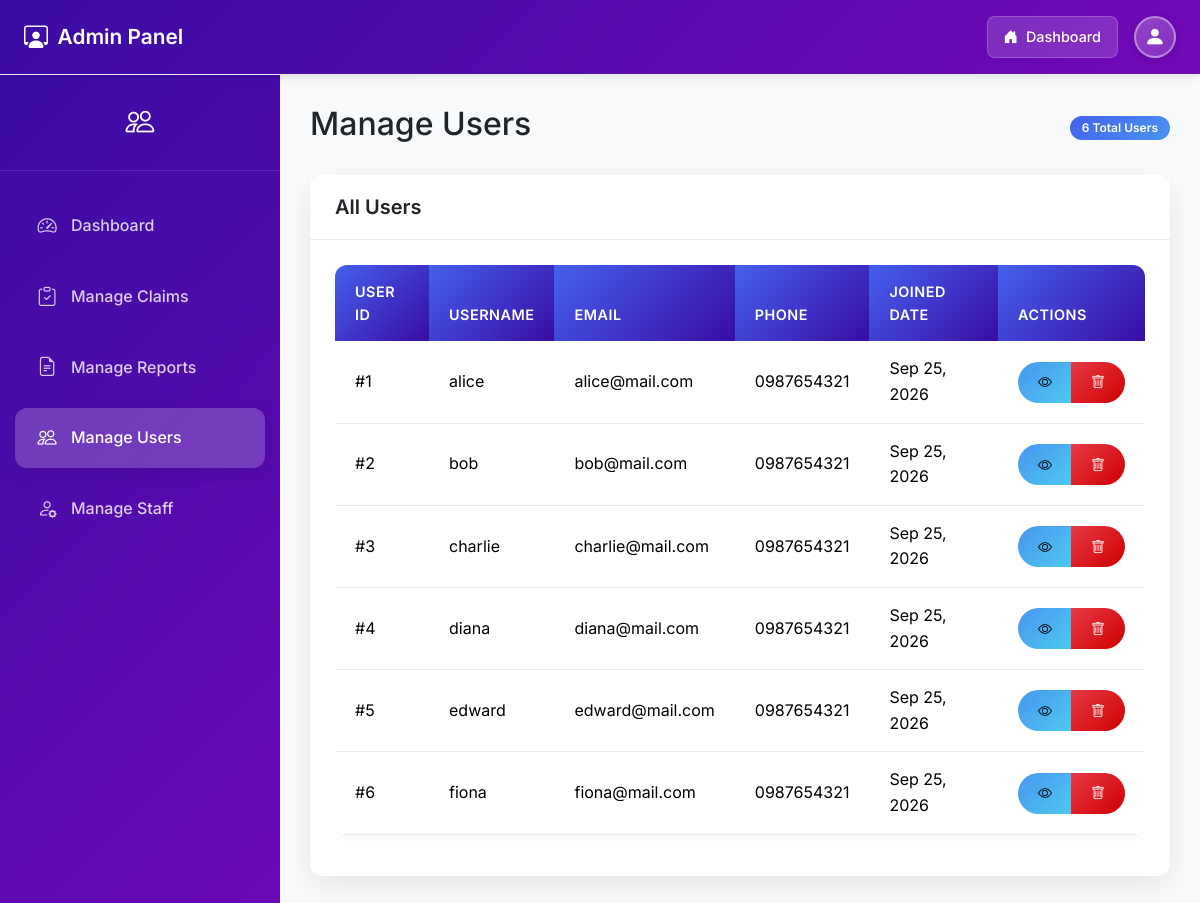
The app's page /pages/admin/admin_users.php with its own data.
### tables this page shows
CREATE TABLE User (
    user_id BIGINT AUTO_INCREMENT PRIMARY KEY,
    username VARCHAR(50) NOT NULL,
    password VARBINARY(255) NOT NULL,
    email VARCHAR(100) NOT NULL,
    phone VARBINARY(255),
    created_at DATETIME DEFAULT CURRENT_TIMESTAMP
);

### includes/functions.php (called while the page is built, shortened)
<?php
function decrypt_phone($encrypted) {
    $key = getenv('LF_ENCRYPT_KEY') ?: 'default_32_characters_long_key!';
    $iv = substr(hash('sha256', $key), 0, 16);
    $encrypted = base64_decode($encrypted);
    return openssl_decrypt($encrypted, 'AES-256-CBC', $key, 0, $iv);
}

### pages/admin/admin_users.php (the view, shortened to what this page needs)
<?php
require_once '../../config/adminconfig.php';
$users = $pdo->query("SELECT * FROM User ORDER BY created_at DESC")->fetchAll();
?>
<!DOCTYPE html>
<html lang="en">
<head>
    <link href="https://cdn.jsdelivr.net/npm/bootstrap@5.3.3/dist/css/bootstrap.min.css" rel="stylesheet">
    <link href="https://cdn.jsdelivr.net/npm/bootstrap-icons@1.11.3/font/bootstrap-icons.min.css" rel="stylesheet">
    <link rel="stylesheet" href="../../assets/admin-style.css">
</head>
<body>
    <?php include('includes/header.php'); ?>
    <div class="admin-container">
        <div class="admin-sidebar">
            <div class="admin-sidebar-header">
                <h4>
                    <i class="bi bi bi-people"></i>
                </h4>
            </div>
            <nav class="nav flex-column">
                <a class="nav-link" href="admin_dashboard.php">
                    <i class="bi bi-speedometer2"></i> Dashboard
                </a>
                <a class="nav-link" href="admin_claim.php">
                    <i class="bi bi-clipboard-check"></i> Manage Claims
                </a>
                <a class="nav-link" href="admin_report.php">
                    <i class="bi bi-file-earmark-text"></i> Manage Reports
                </a>
                <a class="nav-link active" href="admin_users.php">
                    <i class="bi bi-people"></i> Manage Users
                </a>
                <a class="nav-link" href="admin_staff.php">
                    <i class="bi bi-person-gear"></i> Manage Staff
                </a>
            </nav>
        </div>
        <div class="admin-main-content">
            <div class="admin-content">
                <div class="d-flex justify-content-between align-items-center mb-4">
                    <h2>Manage Users</h2>
                    <span class="badge bg-primary"><?php echo count($users); ?> Total Users</span>
                </div>
                <div class="admin-card">
                    <div class="card-header">
                        <h5 class="mb-0">All Users</h5>
                    </div>
                    <div class="card-body">
                        <?php if (count($users) > 0): ?>
                            <div class="table-responsive">
                                <table class="table table-hover">
                                    <thead>
                                        <tr>
                                            <th>User ID</th>
                                            <th>Username</th>
                                            <th>Email</th>
                                            <th>Phone</th>
                                            <th>Joined Date</th>
                                            <th>Actions</th>
                                        </tr>
                                    </thead>
                                    <tbody>
                                        <?php foreach ($users as $user): ?>
                                        <tr>
                                            <td>#<?php echo $user['user_id']; ?></td>
                                            <td><?php echo $user['username']; ?></td>
                                            <td><?php echo $user['email']; ?></td>
                                            <td>
                                                <?php
                                                    require_once '../../includes/functions.php';
                                                    $phone = '';
                                                    if (!empty($user['phone'])) {
                                                        try {
                                                            $phone = decrypt_phone($user['phone']);
                                                        } catch (Exception $e) {
                                                            $phone = 'N/A';
                                                        }
                                                    }
                                                    echo $phone ?: 'N/A';
                                                ?>
                                            </td>
                                            <td><?php echo date('M j, Y', strtotime($user['created_at'])); ?></td>
                                                <td>
                                                    <div class="btn-group btn-group-sm" role="group">
                                                        <a href="?view_user=<?php echo $user['user_id']; ?>"
                                                           class="btn btn-info"
                                                           data-bs-toggle="tooltip"
                                                           title="View User Details">
                                                            <i class="bi bi-eye"></i>
                                                        </a>
                                                        <a href="?delete_user=<?php echo $user['user_id']; ?>"
                                                           class="btn btn-danger"
                                                           data-bs-toggle="tooltip"
                                                           title="Delete User"
                                                           onclick="return confirm('Are you sure you want to delete this user?')">
                                                            <i class="bi bi-trash"></i>
                                                        </a>
                                                    </div>
                                                </td>
                                        </tr>
                                        <?php endforeach; ?>
                                    </tbody>
                                </table>
                            </div>
                        <?php endif; ?>
                    </div>
                </div>
            </div>
        </div>
    </div>
</body>
</html>

### assets/admin-style.css (style rules this page uses)
:root { --primary: #4361ee; --primary-light: #4895ef; --primary-dark: #3a0ca3; --secondary: #7209b7; --accent: #f72585; --success: #4cc9f0; --warning: #f8961e; --danger: #e63946; --light: #f8f9fa; --dark: #212529; --gray: #6c757d; --gray-light: #e9ecef; --border-radius: 12px; --shadow: 0 10px 30px rgba(0, 0, 0, 0.08); --transition: all 0.3s ease; }
body { font-family: 'Inter', sans-serif; background-color: #f9fafb; color: var(--dark); line-height: 1.6; }
.admin-container { min-height: 100vh; display: flex; }
.admin-sidebar { background: linear-gradient(135deg, var(--primary-dark), var(--secondary)); min-height: 100vh; color: white; width: 280px; box-shadow: 4px 0 20px rgba(0, 0, 0, 0.1); transition: var(--transition); }
.admin-sidebar .nav-link { color: rgba(255, 255, 255, 0.8); padding: 15px 20px; border-radius: var(--border-radius); margin: 5px 15px; font-weight: 500; transition: var(--transition); border: none; text-decoration: none; display: flex; align-items: center; gap: 12px; }
.admin-sidebar .nav-link.active { background: rgba(255, 255, 255, 0.2); color: white; box-shadow: 0 4px 15px rgba(0, 0, 0, 0.1); }
.admin-sidebar .nav-link i { font-size: 1.2rem; width: 24px; text-align: center; }
.admin-sidebar-header { padding: 30px 20px; text-align: center; border-bottom: 1px solid rgba(255, 255, 255, 0.1); margin-bottom: 20px; }
.admin-sidebar-header h4 { font-weight: 700; font-size: 1.4rem; margin: 0; display: flex; align-items: center; justify-content: center; gap: 10px; }
.admin-sidebar-header i { font-size: 1.8rem; }
.admin-main-content { flex: 1; background: #f9fafb; min-height: 100vh; padding: 0; }
.admin-content { padding: 30px; height: calc(100vh - 80px); overflow-y: auto; }
.admin-card { background: white; border-radius: var(--border-radius); box-shadow: var(--shadow); border: none; transition: var(--transition); margin-bottom: 2rem; }
.admin-card .card-header { background: white; border-bottom: 1px solid var(--gray-light); padding: 20px 25px; border-radius: var(--border-radius) var(--border-radius) 0 0 !important; }
.admin-card .card-header h5 { font-weight: 600; color: var(--dark); margin: 0; display: flex; align-items: center; gap: 10px; }
.admin-card .card-body { padding: 25px; }
.table { border-radius: var(--border-radius); overflow: hidden; box-shadow: 0 2px 10px rgba(0, 0, 0, 0.05); }
.table thead th { background: linear-gradient(135deg, var(--primary), var(--primary-dark)); color: white; border: none; padding: 15px 20px; font-weight: 600; font-size: 0.9rem; text-transform: uppercase; letter-spacing: 0.5px; }
.table tbody td { padding: 15px 20px; vertical-align: middle; border-color: var(--gray-light); }
.badge { font-weight: 600; padding: 6px 12px; border-radius: 20px; font-size: 0.75rem; }
.bg-primary { background: linear-gradient(135deg, var(--primary), var(--primary-light)) !important; }
.btn { border-radius: 50px; font-weight: 600; padding: 10px 20px; transition: var(--transition); border: none; }
.btn-danger { background: linear-gradient(135deg, var(--danger), #d00000); }
.btn-info { background: linear-gradient(135deg, var(--primary-light), var(--success)); }
.admin-card, .stat-card, .quick-link-card { animation: fadeIn 0.5s ease; }

### records on screen
user: user_id "1", username "alice", email "alice@mail.com", phone "0987654321", created_at "Sep 25, 2026"
user: user_id "2", username "bob", email "bob@mail.com", phone "0987654321", created_at "Sep 25, 2026"
user: user_id "3", username "charlie", email "charlie@mail.com", phone "0987654321", created_at "Sep 25, 2026"
user: user_id "4", username "diana", email "diana@mail.com", phone "0987654321", created_at "Sep 25, 2026"
user: user_id "5", username "edward", email "edward@mail.com", phone "0987654321", created_at "Sep 25, 2026"
user: user_id "6", username "fiona", email "fiona@mail.com", phone "0987654321", created_at "Sep 25, 2026"

### other values on screen
count($users) "6"
